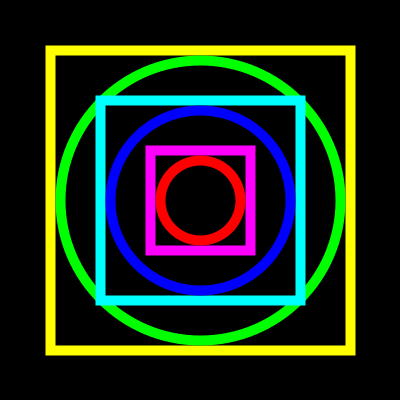
Frame 1 (no input)
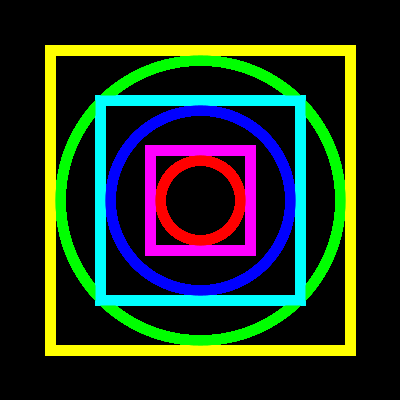
Frame 60 (the mouse pressed at the canvas centre just before this capture)
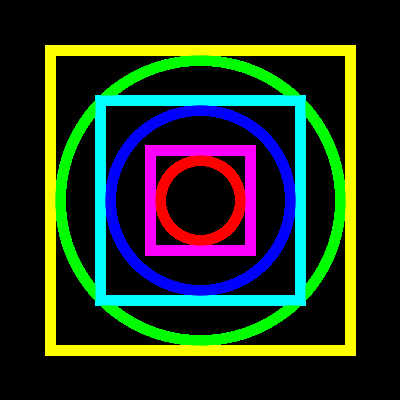
Frame 120 (the mouse held since frame 60 and released just before this capture)

The Processing sketch that drew these frames (run headless with seeded random() and noise(); from frame 60 on, the mouse is pressed at the canvas centre):

// Processing sketch: ej03b_paleta_color_hsb_2
// ── ej03b_paleta_color_hsb_2.pde

/* 

  PALETA HSB: colorMode( HSB );

    H = Hue  (tono)
    S = Saturation  (saturación)
    B = Brightness  (brillo)


  Atributos de funciones primitivas de dibujo:
    
    strokeWeight();  //grosor de linea-borde-contorno
    ellipseMode();   //modo de ellipse: CENTER, CORNER, CORNERS
    rectMode();      //modo de rects:  CENTER, CORNER, CORNERS

*/


void setup(){  //configurar
  size( 400, 400 );
  //modificacion modo de color: RGB, HSB
  colorMode( HSB );
  colorMode( HSB, 360, 100, 100 );  //le doy valores de máxima
    
  //fondo color negro
  background( 0, 100, 0 );  //grisesito  
  
  //atributos de figuras primitivas
  noFill();  //figuras sin relleno
  strokeWeight( 10 );  //grosor del contorno
  rectMode( CENTER );  //CORNER es por defecto
  //ellipseMode( CENTER );  //CENTER es por defecto

}

void draw(){  //dibujar
  
  stroke( (360/6)*1, 100, 100 );
  rect( 200, 200, 300, 300 );
  stroke( (360/6)*2, 100, 100 );
  ellipse( 200, 200, 280, 280 );
  
  stroke( (360/6)*3, 100, 100 );
  rect( 200, 200, 200, 200 );
  stroke( (360/6)*4, 100, 100 );
  ellipse( 200, 200, 180, 180 );

  stroke( (360/6)*5, 100, 100 );
  rect( 200, 200, 100, 100 );
  stroke( (360/6)*6, 100, 100 );
  ellipse( 200, 200, 80, 80 );

}
